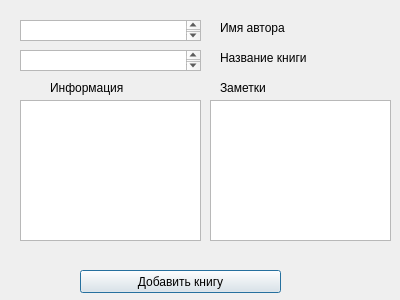
<?xml version="1.0" encoding="UTF-8"?>
<ui version="4.0">
 <class>Dialog</class>
 <widget class="QDialog" name="Dialog">
  <property name="geometry">
   <rect>
    <x>0</x>
    <y>0</y>
    <width>400</width>
    <height>300</height>
   </rect>
  </property>
  <property name="windowTitle">
   <string>Dialog</string>
  </property>
  <widget class="QPushButton" name="sureButton">
   <property name="geometry">
    <rect>
     <x>80</x>
     <y>270</y>
     <width>201</width>
     <height>23</height>
    </rect>
   </property>
   <property name="text">
    <string>Добавить книгу</string>
   </property>
  </widget>
  <widget class="QTextEdit" name="author_name">
   <property name="geometry">
    <rect>
     <x>20</x>
     <y>20</y>
     <width>181</width>
     <height>21</height>
    </rect>
   </property>
   <property name="acceptRichText">
    <bool>true</bool>
   </property>
  </widget>
  <widget class="QLabel" name="label">
   <property name="geometry">
    <rect>
     <x>220</x>
     <y>20</y>
     <width>131</width>
     <height>16</height>
    </rect>
   </property>
   <property name="text">
    <string>Имя автора</string>
   </property>
  </widget>
  <widget class="QTextEdit" name="book_name">
   <property name="geometry">
    <rect>
     <x>20</x>
     <y>50</y>
     <width>181</width>
     <height>21</height>
    </rect>
   </property>
  </widget>
  <widget class="QLabel" name="label_2">
   <property name="geometry">
    <rect>
     <x>220</x>
     <y>50</y>
     <width>131</width>
     <height>16</height>
    </rect>
   </property>
   <property name="text">
    <string>Название книги</string>
   </property>
  </widget>
  <widget class="QTextEdit" name="information">
   <property name="geometry">
    <rect>
     <x>20</x>
     <y>100</y>
     <width>181</width>
     <height>141</height>
    </rect>
   </property>
  </widget>
  <widget class="QTextEdit" name="notes">
   <property name="geometry">
    <rect>
     <x>210</x>
     <y>100</y>
     <width>181</width>
     <height>141</height>
    </rect>
   </property>
  </widget>
  <widget class="QLabel" name="label_3">
   <property name="geometry">
    <rect>
     <x>50</x>
     <y>80</y>
     <width>131</width>
     <height>16</height>
    </rect>
   </property>
   <property name="text">
    <string>Информация</string>
   </property>
  </widget>
  <widget class="QLabel" name="label_4">
   <property name="geometry">
    <rect>
     <x>220</x>
     <y>80</y>
     <width>131</width>
     <height>16</height>
    </rect>
   </property>
   <property name="text">
    <string>Заметки</string>
   </property>
  </widget>
 </widget>
 <resources/>
 <connections/>
</ui>
